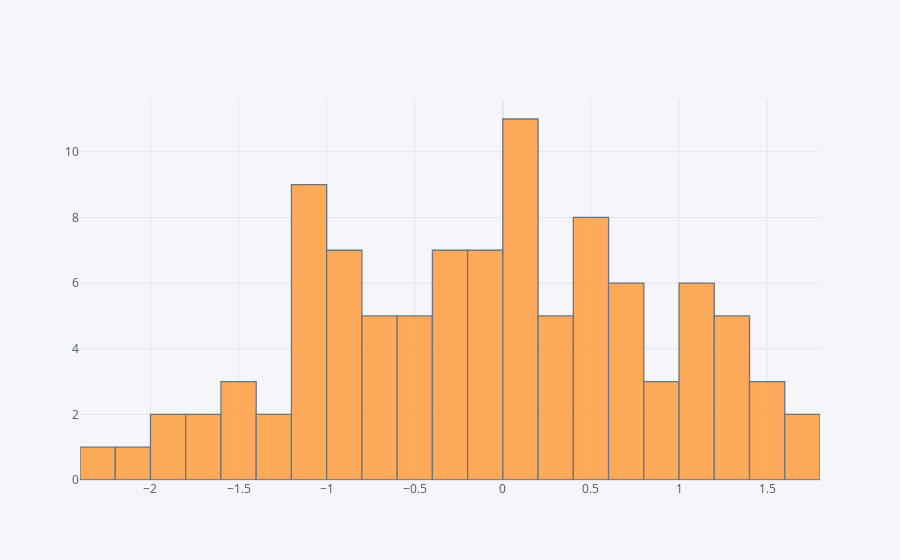

The cell this chart's notebook holds for it:
### Markdown cell above
## histogram

### Code cell
df['A'].iplot(kind='hist',bins=25)

### Figure 1 — Plotly figure (JSON) as saved in the notebook; plotly's stock layout.template omitted (floating-point values rounded to 4 significant figures)
{"data": [{"opacity": 0.8, "name": "A", "histnorm": "", "nbinsx": 25, "histfunc": "count", "marker": {"color": "rgba(255, 153, 51, 1.0)", "line": {"color": "#4D5663", "width": 1.3}}, "x": [0.03339, -0.6964, -1.158, -0.2562, -0.9396, -1.871, 1.138, 0.2836, 0.8373, 0.5352, -0.1057, 1.393, -1.02, 1.405, 1.26, -0.8173, 0.7491, 0.3231, 0.7836, -0.7707, 1.338, -0.1104, -1.231, 0.1182, 0.1147, -1.557, 0.3299, -0.167, -0.4461, -1.04, -2.134, 1.206, 0.7833, -0.3052, -1.055, 1.034, 0.03172, 0.4652, 0.2696, -1.902, -0.6726, -1.454, -0.8953, -1.609, -0.9557, -1.288, -1.013, -0.6001, -0.4224, -0.917, -0.1842, 0.1827, 1.143, 0.689, 0.5124, 0.9954, -0.2771, 0.5618, -1.585, -0.01576, 0.003435, -1.155, -0.9053, -0.6409, -1.054, -1.609, 1.425, -0.3819, 0.4997, 0.1206, 0.1014, -2.237, 1.197, -1.024, 0.5306, 1.47, -0.3707, -0.455, 0.08172, 0.6328, -1.165, 1.249, 1.068, 0.3711, -0.2133, -0.3617, -0.5428, -0.4523, 0.7549, -0.1813, 0.185, 0.4227, 0.09357, 0.5617, -0.8109, -0.06592, 0.9053, 1.185, 1.782, 1.677], "type": "histogram", "orientation": "v"}], "layout": {"xaxis": {"tickfont": {"color": "#4D5663"}, "zerolinecolor": "#E1E5ED", "title": {"text": "", "font": {"color": "#4D5663"}}, "gridcolor": "#E1E5ED", "showgrid": true}, "title": {"font": {"color": "#4D5663"}}, "paper_bgcolor": "#F5F6F9", "plot_bgcolor": "#F5F6F9", "yaxis": {"tickfont": {"color": "#4D5663"}, "zerolinecolor": "#E1E5ED", "title": {"text": "", "font": {"color": "#4D5663"}}, "gridcolor": "#E1E5ED", "showgrid": true}, "barmode": "overlay", "legend": {"bgcolor": "#F5F6F9", "font": {"color": "#4D5663"}}}}
